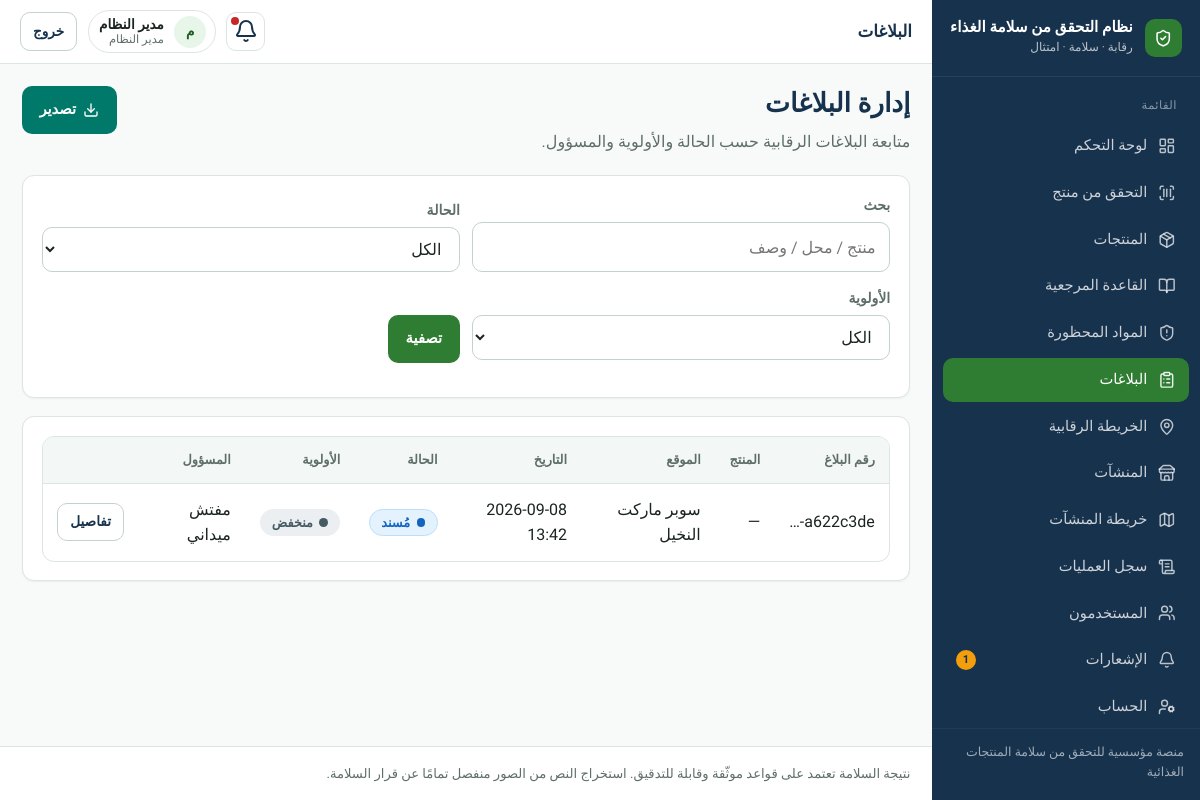
The page /complaints/ (signed in) on the database its author committed.
### apps/accounts/models.py (models this page shows, shortened)
class User(AbstractUser):
    id = models.UUIDField(primary_key=True, default=uuid.uuid4, editable=False)
    full_name = models.CharField("الاسم الكامل", max_length=150, blank=True)
    phone = models.CharField("الهاتف", max_length=20, blank=True, null=True, unique=True)
    role = models.CharField(
        max_length=32,
        choices=Role.choices,
        default=Role.USER,
        db_index=True,
    )
    preferred_language = models.CharField(
        max_length=2,
        choices=[("ar", "العربية"), ("en", "English")],
        default="ar",
    )
    is_active = models.BooleanField(default=True)
    class Meta:
        verbose_name = "مستخدم"
        verbose_name_plural = "المستخدمون"
        ordering = ["-date_joined"]
    def __str__(self):
        return self.full_name or self.username
    @property
    def can_manage_complaints(self):
        return self.role in {
            Role.ADMIN,
            Role.MUNICIPAL_OFFICER,
            Role.INSPECTOR,
        }

### apps/complaints/models.py (models this page shows, shortened)
class Complaint(models.Model):
    class Status(models.TextChoices):
        NEW = "NEW", "جديد"
        REVIEWING = "REVIEWING", "قيد المراجعة"
        ASSIGNED = "ASSIGNED", "مُسند"
        UNDER_INVESTIGATION = "UNDER_INVESTIGATION", "قيد التحقيق"
        VERIFIED = "VERIFIED", "موثّق"
        REJECTED = "REJECTED", "مرفوض"
        CLOSED = "CLOSED", "مغلق"
    class Severity(models.TextChoices):
        LOW = "LOW", "منخفض"
        MEDIUM = "MEDIUM", "متوسط"
        HIGH = "HIGH", "مرتفع"
        CRITICAL = "CRITICAL", "حرج"
    id = models.UUIDField(primary_key=True, default=uuid.uuid4, editable=False)
    reporter = models.ForeignKey(
        settings.AUTH_USER_MODEL, on_delete=models.CASCADE, related_name="complaints"
    )
    product = models.ForeignKey(
        "products.Product", on_delete=models.SET_NULL, null=True, blank=True, related_name="complaints"
    )
    scan = models.ForeignKey(
        "scans.ProductScan", on_delete=models.SET_NULL, null=True, blank=True, related_name="complaints"
    )
    store = models.ForeignKey(
        "stores.Store", on_delete=models.SET_NULL, null=True, blank=True, related_name="complaints"
    )
    detected_issue = models.TextField(blank=True)
    safety_result = models.JSONField(default=dict, blank=True)
    latitude = models.FloatField(null=True, blank=True)
    longitude = models.FloatField(null=True, blank=True)
    description = models.TextField(blank=True)
    status = models.CharField(
        max_length=30, choices=Status.choices, default=Status.NEW, db_index=True
    )
    severity_score = models.IntegerField(default=0)
    severity_level = models.CharField(
        max_length=10, choices=Severity.choices, default=Severity.LOW, db_index=True
    )
    assigned_authority = models.ForeignKey(
        "stores.MunicipalAuthority",
        on_delete=models.SET_NULL,
        null=True,
        blank=True,
        related_name="complaints",
    )
    assigned_inspector = models.ForeignKey(
        settings.AUTH_USER_MODEL,
        on_delete=models.SET_NULL,
        null=True,
        blank=True,
        related_name="assigned_complaints",
    )
    created_at = models.DateTimeField(auto_now_add=True)
    updated_at = models.DateTimeField(auto_now=True)
    class Meta:
        ordering = ["-created_at"]

### apps/stores/models.py (models this page shows, shortened)
class Store(models.Model):
    class Status(models.TextChoices):
        NEW = "NEW", "جديد"
        ACTIVE = "ACTIVE", "نشط"
        UNDER_REVIEW = "UNDER_REVIEW", "قيد المراجعة"
        VERIFIED = "VERIFIED", "معتمد"
        INACTIVE = "INACTIVE", "غير نشط"
    class EstablishmentType(models.TextChoices):
        GROCERY = "GROCERY", "بقالة"
        SUPERMARKET = "SUPERMARKET", "سوبر ماركت"
        BAKERY = "BAKERY", "مخبز"
        RESTAURANT = "RESTAURANT", "مطعم"
        CAFE = "CAFE", "مقهى"
        SWEETS = "SWEETS", "محل حلويات"
        BUTCHER = "BUTCHER", "جزارة"
        FOOD_SHOP = "FOOD_SHOP", "محل مواد غذائية"
        FACTORY = "FACTORY", "مصنع أغذية"
        WAREHOUSE = "WAREHOUSE", "مستودع مواد غذائية"
        FAST_FOOD = "FAST_FOOD", "مطعم وجبات سريعة"
        JUICE = "JUICE", "محل عصائر"
        OTHER = "OTHER", "أخرى"
    id = models.UUIDField(primary_key=True, default=uuid.uuid4, editable=False)
    name = models.CharField("اسم المنشأة", max_length=200, db_index=True)
    name_normalized = models.CharField(max_length=200, blank=True, db_index=True)
    owner_name = models.CharField(max_length=200, blank=True)
    phone = models.CharField(max_length=20, blank=True)
    address = models.TextField("العنوان", blank=True)
    city = models.CharField("المدينة", max_length=100, blank=True, db_index=True)
    district = models.CharField("المنطقة", max_length=100, blank=True)
    street = models.CharField("الشارع", max_length=200, blank=True)
    location_description = models.CharField("وصف الموقع", max_length=255, blank=True)
    latitude = models.FloatField(null=True, blank=True)
    longitude = models.FloatField(null=True, blank=True)
    establishment_type = models.CharField(
        "نوع المنشأة",
        max_length=32,
        choices=EstablishmentType.choices,
        blank=True,
        db_index=True,
    )
    custom_type = models.CharField(
        "نوع مخصص",
        max_length=100,
        blank=True,
        help_text="يُستخدم عند اختيار «أخرى»",
    )
    business_type = models.CharField(max_length=100, blank=True)
    license_number = models.CharField(max_length=100, blank=True)
    status = models.CharField(
        max_length=20,
        choices=Status.choices,
        default=Status.NEW,
        db_index=True,
    )
    merged_into = models.ForeignKey(
        "self",
        on_delete=models.SET_NULL,
        null=True,
        blank=True,
        related_name="merged_from",
    )
    created_by = models.ForeignKey(
        settings.AUTH_USER_MODEL,
        on_delete=models.SET_NULL,
        null=True,
        blank=True,
        related_name="stores_created",
    )
    updated_by = models.ForeignKey(
        settings.AUTH_USER_MODEL,
        on_delete=models.SET_NULL,
        null=True,
        blank=True,
        related_name="stores_updated",
    )
    created_at = models.DateTimeField(auto_now_add=True)
    updated_at = models.DateTimeField(auto_now=True)
    class Meta:
        ordering = ["name"]
        indexes = [
            models.Index(fields=["latitude", "longitude"]),
            models.Index(fields=["status", "establishment_type"]),
        ]

### apps/complaints/views.py (the view, shortened to what this page needs)
# urls.py: path("", views.all_complaints, name="all"),
@login_required
def all_complaints(request):
    if not request.user.can_manage_complaints and request.user.role not in {
        Role.ADMIN,
        Role.FOOD_SAFETY_SPECIALIST,
        Role.MUNICIPAL_OFFICER,
        Role.INSPECTOR,
    }:
        return redirect("complaints:mine")
    qs = Complaint.objects.select_related(
        "product", "store", "reporter", "assigned_inspector"
    )
    if request.user.role == Role.INSPECTOR:
        qs = qs.filter(Q(assigned_inspector=request.user) | Q(status=Complaint.Status.NEW))
    status = request.GET.get("status", "").strip()
    severity = request.GET.get("severity", "").strip()
    q = request.GET.get("q", "").strip()
    if status:
        qs = qs.filter(status=status)
    if severity:
        qs = qs.filter(severity_level=severity)
    page = Paginator(qs.order_by("-created_at"), 20).get_page(request.GET.get("page"))
    return render(
        request,
        "complaints/all.html",
        {
            "page_obj": page,
            "filters": {"status": status, "severity": severity, "q": q},
            "status_choices": Complaint.Status.choices,
            "severity_choices": Complaint.Severity.choices,
        },
    )

### apps/core/context_processors.py (called while the page is built)
def _item(label, url_name, icon, match_prefixes=None):
    return {
        "label": label,
        "url_name": url_name,
        "icon": icon,
        "match_prefixes": match_prefixes or [],
    }

### templates/complaints/all.html (shortened to what this page needs)
{% extends "base.html" %}
{% block topbar_title %}البلاغات{% endblock %}
{% block content %}
<div class="page-header">
  <div>
    <h1>إدارة البلاغات</h1>
    <p class="lead">متابعة البلاغات الرقابية حسب الحالة والأولوية والمسؤول.</p>
  </div>
  <a class="btn btn-teal" href="{% url 'dashboard:export_csv' %}"><i data-lucide="download"></i> تصدير</a>
</div>
<section class="card panel">
  <form method="get" class="filters">
    <div><label>بحث</label><input type="search" name="q" value="{{ filters.q }}" placeholder="منتج / محل / وصف"></div>
    <div>
      <label>الحالة</label>
      <select name="status">
        <option value="">الكل</option>
      </select>
    </div>
    <div>
      <label>الأولوية</label>
      <select name="severity">
        <option value="">الكل</option>
      </select>
    </div>
    <div><button class="btn btn-primary" type="submit">تصفية</button></div>
  </form>
</section>
<section class="card">
  <div class="table-wrap">
    <table class="table">
      <thead>
        <tr>
          <th>رقم البلاغ</th><th>المنتج</th><th>الموقع</th><th>التاريخ</th>
          <th>الحالة</th><th>الأولوية</th><th>المسؤول</th><th></th>
        </tr>
      </thead>
      <tbody>
        {% for c in page_obj %}
        <tr>
          <td>{{ c.id|truncatechars:10 }}</td>
          <td>{{ c.product.name_ar|default:"—" }}</td>
          <td>{{ c.store.name|default:"—" }}</td>
          <td>{{ c.created_at|date:"Y-m-d H:i" }}</td>
          <td>{% include "partials/status_badge.html" with code=c.status label=c.get_status_display %}</td>
          <td>{% include "partials/status_badge.html" with code=c.severity_level label=c.get_severity_level_display %}</td>
          <td>{{ c.assigned_inspector|default:"—" }}</td>
          <td><a class="btn btn-secondary btn-sm" href="{% url 'complaints:detail' c.id %}">تفاصيل</a></td>
        </tr>
        {% empty %}
        <tr><td colspan="8"><div class="empty-state"><h3>لا توجد بلاغات حاليًا</h3><p>ستظهر البلاغات هنا عند استلامها من المستهلكين أو المفتشين.</p></div></td></tr>
        {% endfor %}
      </tbody>
    </table>
  </div>
</section>
{% endblock %}

### templates/base.html (shortened to what this page needs)
{% load static %}
<!DOCTYPE html>
<html lang="ar" dir="rtl">
<head>
  <link rel="stylesheet" href="{% static 'css/design-system.css' %}">
</head>
<body class="{% block body_class %}{% endblock %}">
{% if use_app_shell %}
  <div class="app-shell">
    <aside class="sidebar" id="sidebar">
      <a class="sidebar-brand" href="{% url 'core:home' %}">
        <span class="brand-mark" aria-hidden="true"><i data-lucide="shield-check"></i></span>
        <span class="brand-text">
          <strong>{{ app_name_ar }}</strong>
          <span>رقابة · سلامة · امتثال</span>
        </span>
      </a>
      <nav class="sidebar-nav" aria-label="القائمة الرئيسية">
        <div class="nav-section">
          <div class="nav-section-title">القائمة</div>
          {% for item in nav_items %}
            <a class="nav-link {% if item.active %}active{% endif %}" href="{{ item.url }}">
              <i data-lucide="{{ item.icon }}"></i>
              <span>{{ item.label }}</span>
              {% if item.url_name == 'notifications:list' and unread_notifications %}
                <span class="nav-badge">{{ unread_notifications }}</span>
              {% endif %}
            </a>
          {% endfor %}
        </div>
      </nav>
      <div class="sidebar-footer">منصة مؤسسية للتحقق من سلامة المنتجات الغذائية</div>
    </aside>
    <div class="main-wrap">
      <header class="topbar">
        <div class="topbar-left">
          <div class="page-title-top">{% block topbar_title %}{{ app_name_ar }}{% endblock %}</div>
        </div>
        <div class="topbar-right">
          <a class="icon-btn" href="{% url 'notifications:list' %}" title="الإشعارات" aria-label="الإشعارات">
            <i data-lucide="bell"></i>
            {% if unread_notifications %}<span class="dot"></span>{% endif %}
          </a>
          <div class="user-chip">
            <span class="user-avatar">{{ user.full_name|default:user.username|make_list|first|upper }}</span>
            <span class="user-meta">
              <strong>{{ user.full_name|default:user.username }}</strong>
              <span>{{ user.get_role_display }}</span>
            </span>
          </div>
          <form method="post" action="{% url 'accounts:logout' %}">
            <button class="btn btn-secondary btn-sm" type="submit">خروج</button>
          </form>
        </div>
      </header>
{% endif %}
      <main class="content"{% if not use_app_shell %} style="max-width:1100px;margin:0 auto"{% endif %}>
        {% block content %}{% endblock %}
      </main>
{% if use_app_shell %}
      <footer class="app-footer">
        نتيجة السلامة تعتمد على قواعد موثّقة وقابلة للتدقيق. استخراج النص من الصور منفصل تمامًا عن قرار السلامة.
      </footer>
    </div>
  </div>
{% else %}
  </div>
{% endif %}
</body>
</html>

### templates/partials/status_badge.html (shortened to what this page needs)
<span class="status-badge status-{{ code }}">
  <span class="dot" aria-hidden="true"></span>
  {{ label }}
</span>

### rows shown on the page
User: full_name|make_list "م", full_name "مدير النظام", role "مدير النظام"
Complaint: id "a622c3de-…", product.name_ar "—", store.name "سوبر ماركت النخيل", created_at "2026-09-08 13:42", label "مُسند منخفض", assigned_inspector "مفتش ميداني"

### other values the page prints
{{ app_name_ar }} "نظام التحقق من سلامة الغذاء"
{{ item.label }} "لوحة التحكم" "التحقق من منتج" "المنتجات" "القاعدة المرجعية" "المواد المحظورة" "البلاغات" "الخريطة الرقابية" "المنشآت" "خريطة المنشآت" "سجل العمليات" "المستخدمون" "الإشعارات" "الحساب"
{{ unread_notifications }} "1"
